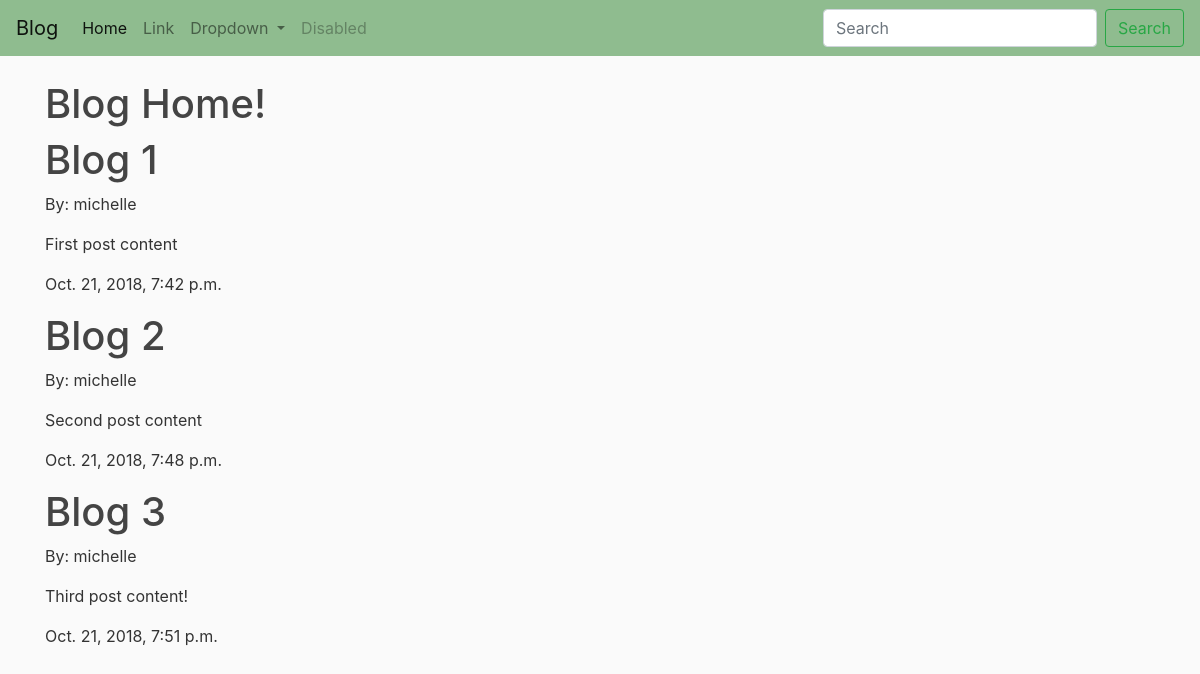
The page / on the database its author committed.
### blog/models.py (models this page shows, shortened)
class Post(models.Model):
	title = models.CharField(max_length=100)
	content = models.TextField()
	date_posted = models.DateTimeField(default=timezone.now)
	author = models.ForeignKey(User, on_delete=models.CASCADE)

### blog/views.py (the view)
# urls.py: path('', views.home, name='blog-home'),
def home(request):
	context = {
		'posts' : Post.objects.all()
	}
	return render(request, 'blog/home.html', context)

### blog/templates/blog/home.html
{% extends "blog/base.html" %}
{% block content %}
	<h1>Blog Home!</h1>
	{% for post in posts %}
		<h1>{{ post.title }}</h1>
		<p>	By: {{ post.author }}</p>
		<p> {{ post.content }} </p>
		<p> {{ post.date_posted }} </p>
	{% endfor%}
{% endblock content %}

### blog/templates/blog/base.html (shortened to what this page needs)
{% load static %}
<!DOCTYPE html>
<html>
<head>
    <link rel="stylesheet" href="https://stackpath.bootstrapcdn.com/bootstrap/4.1.3/css/bootstrap.min.css">
    <link rel="stylesheet" type="text/css" href="{% static 'blog/main.css' %}">
</head>
<body>
	<nav class="navbar navbar-expand-lg navbar-light fixed-top" style="background-color: #8FBC8F;">
	 <a class="navbar-brand" href="#">Blog</a>
	  <div class="collapse navbar-collapse" id="navbarSupportedContent">
	    <ul class="navbar-nav mr-auto">
	      <li class="nav-item active">
	        <a class="nav-link" href="#">Home <span class="sr-only">(current)</span></a>
	      </li>
	      <li class="nav-item">
	        <a class="nav-link" href="#">Link</a>
	      </li>
	      <li class="nav-item dropdown">
	        <a class="nav-link dropdown-toggle" href="#" id="navbarDropdown" role="button" data-toggle="dropdown" aria-haspopup="true" aria-expanded="false">
	          Dropdown
	        </a>
	      </li>
	      <li class="nav-item">
	        <a class="nav-link disabled" href="#">Disabled</a>
	      </li>
	    </ul>
	    <form class="form-inline my-2 my-lg-0">
	      <input class="form-control mr-sm-2" type="search" placeholder="Search" aria-label="Search">
	      <button class="btn btn-outline-success my-2 my-sm-0" type="submit">Search</button>
	    </form>
	  </div>
	</nav>
	<div class="container">
		{% block content %}{% endblock %}
	</div>
</body>
</html>

### blog/static/blog/main.css (style rules this page uses)
body { background: #fafafa; color: #333333; margin-top: 5rem; }
h1, h2, h3, h4, h5, h6 { color: #444444; }
ul { margin: 0; }

### rows shown on the page
Post: title "Blog 1", author "michelle", content "First post content", date_posted "Oct. 21, 2018, 7:42 p.m."
Post: title "Blog 2", author "michelle", content "Second post content", date_posted "Oct. 21, 2018, 7:48 p.m."
Post: title "Blog 3", author "michelle", content "Third post content!", date_posted "Oct. 21, 2018, 7:51 p.m."
